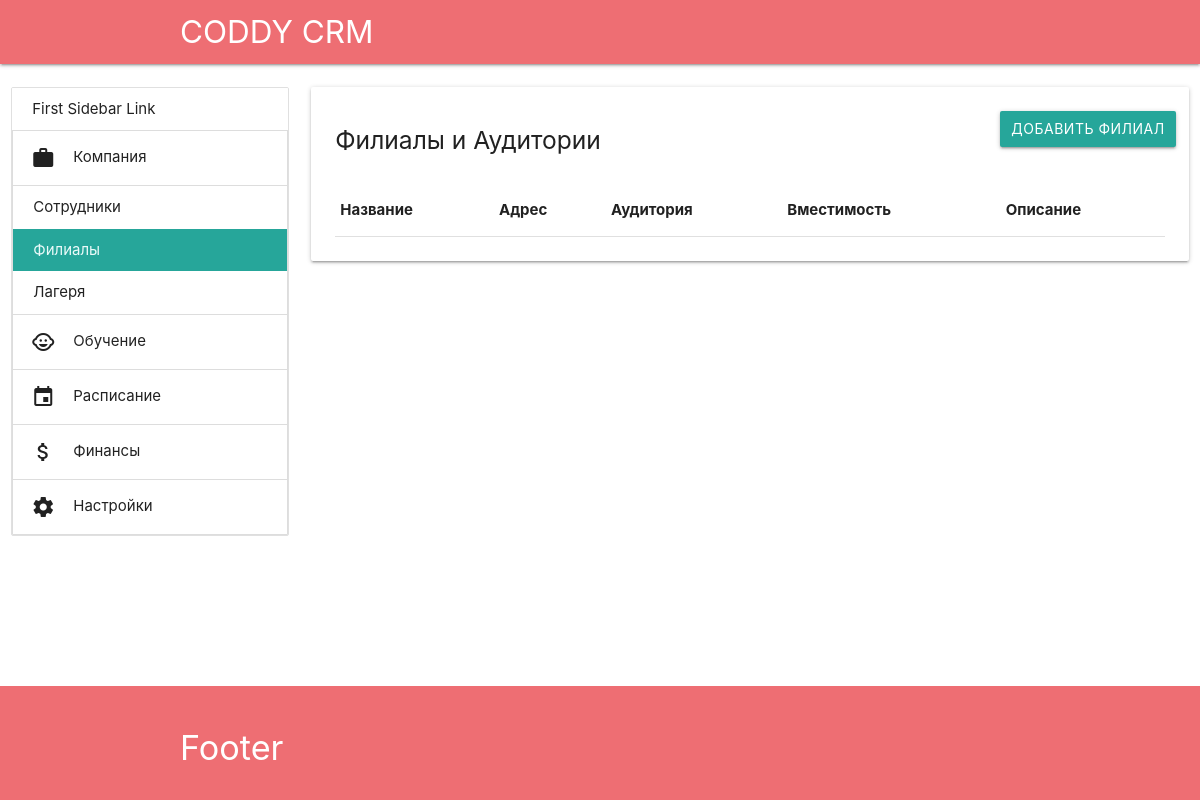
Page /company/schools/ (signed in) on the earlier database version.
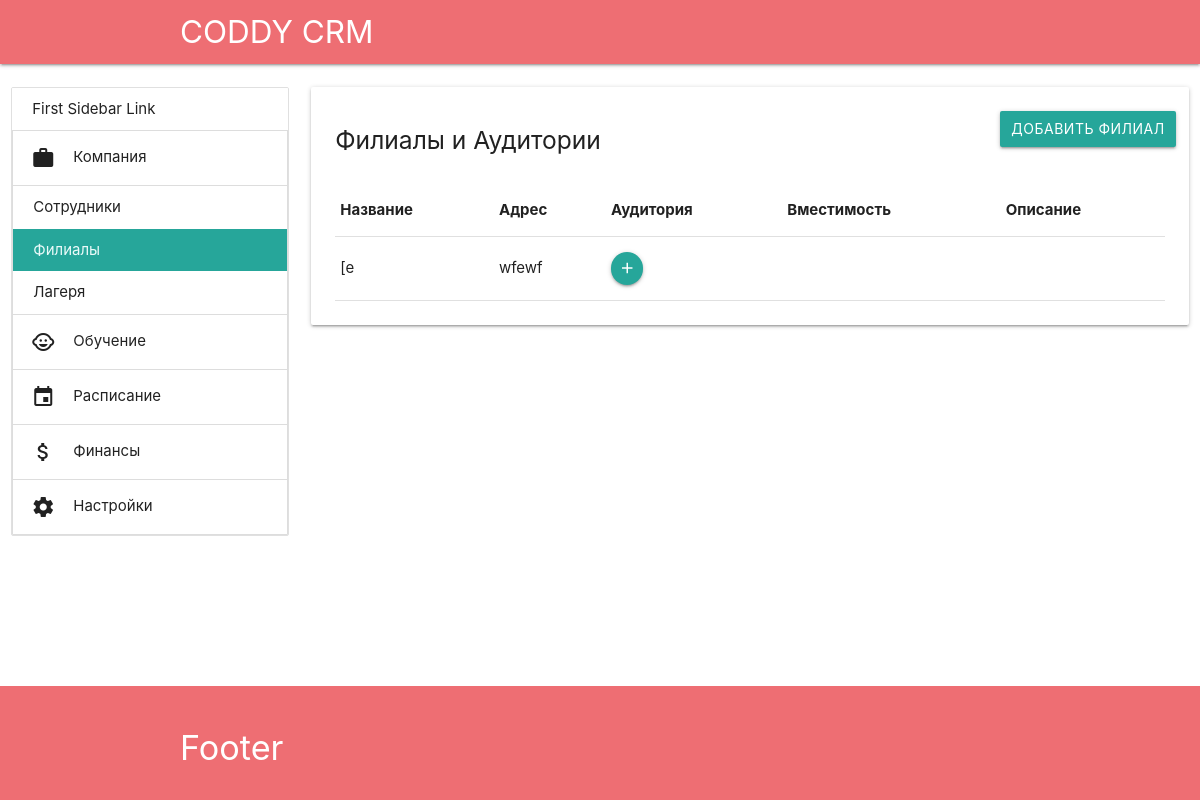
Same page on the later database version.
### app/models.py (models this page shows)
class School(models.Model):
    name = models.CharField(max_length=50)
    address = models.CharField(max_length=250, blank=True)

### app/views.py (the view)
# urls.py: path('company/schools/', views.company_schools, name='company_schools'),
@login_required
def company_schools(request):
    schools = School.objects.all()
    return render(request, 'app/company_schools.html',
                  {'schools': schools})

### app/templatetags/app_tags.py (called while the page is built)
@register.simple_tag(takes_context=True)
def active(context, url):
    cur_url = resolve(context['request'].path).url_name
    if cur_url.startswith(url):
        return 'active'
    return ''

### app/templates/app/company_schools.html (shortened to what this page needs)
{% extends "app/main.html" %}
{% block content %}
    <div class="col s12 l9">
        <div class="card">
            <div class="card-content">
                <div class="row">
                    <a class="col btn right" href="{% url 'company_schools_add' %}">Добавить филиал</a>
                    <h5 class="col">Филиалы и Аудитории</h5>
                </div>
                <table class="responsive-table">
                    <thead>
                        <tr>
                            <th>Название</th>
                            <th>Адрес</th>
                            <th>Аудитория</th>
                            <th>Вместимость</th>
                            <th>Описание</th>
                        </tr>
                    </thead>
                    <tbody>
                    {% for school in schools %}
                        <tr>
                            <td>
                                {{ school.name }}
                            </td>
                            <td>
                                {{ school.address }}
                            </td>
                            <td>
                                <a class="btn-floating btn-small waves-effect waves-light"
                                    href="{% url 'company_schools_add_room' school.id %}">
                                    <i class="material-icons">add</i>
                                </a>
                            </td>
                            <td></td>
                            <td></td>
                        </tr>
                    {% endfor %}
                    </tbody>
                </table>
            </div>
        </div>
    </div>
{% endblock content %}

### app/templates/app/main.html (shortened to what this page needs)
{% extends "app/base.html" %}
{% load static %}
{% block header %}
<nav>
    <div class="nav-wrapper container">
        <a href="{% url 'index' %}" class="brand-logo">
            CODDY CRM
        </a>
    </div>
</nav>
{% endblock header %}
{% block main %}
<div class="section">
    <div class="row">
        <div class="col l3 hide-on-med-and-down side-menu">
            <ul class="collection">
                {% include 'app/side_menu.html' %}
            </ul>
        </div>
        {% block content %}{% endblock content %}
    </div>
</div>
{% endblock main %}

### app/templates/app/base.html (shortened to what this page needs)
{% load static %}
<!DOCTYPE html>
<html lang="ru">
<head>
    <link rel="stylesheet" href="https://cdnjs.cloudflare.com/ajax/libs/materialize/1.0.0/css/materialize.min.css">
    <link rel="stylesheet" type="text/css" href="{% static 'app/main.css' %}">
</head>
<body>
    <header>
        {% block header %}{% endblock header %}
    </header>
    <main>
        {% block main %}
        {% endblock main %}
    </main>
    <footer class="page-footer">
        <div class="container">
            <div class="row">
                <h4>Footer</h4>
            </div>
        </div>
    </footer>
</body>
</html>

### app/templates/app/side_menu.html (shortened to what this page needs)
{% load app_tags %}
    <li><a class="collection-item" href="#">First Sidebar Link</a></li>
    <ul class="collapsible collapsible-accordion">
        <li class="{% active 'company' %}">
            <div class="collapsible-header"><i class="material-icons">work</i>Компания</div>
            <div class="collapsible-body no-padding">
                <ul>
                    <li><a class="collection-item {% active 'company_members' %}" href="{% url 'company_members' %}">Сотрудники</a></li>
                </ul>
                <ul>
                    <li><a class="collection-item {% active 'company_schools' %}" href="{% url 'company_schools' %}">Филиалы</a></li>
                </ul>
                <ul>
                    <li><a class="collection-item {% active 'company_camps' %}" href="{% url 'company_camps' %}">Лагеря</a></li>
                </ul>
            </div>
        </li>
        <li class="{% active 'learning' %}">
            <div class="collapsible-header"><i class="material-icons">child_care</i>Обучение</div>
        </li>
        <li>
            <div class="collapsible-header"><i class="material-icons">insert_invitation</i>Расписание</div>
        </li>
        <li>
            <div class="collapsible-header"><i class="material-icons">attach_money</i>Финансы</div>
        </li>
        <li class="{% active 'settings' %}">
            <div class="collapsible-header"><i class="material-icons">settings</i>Настройки</div>
        </li>
    </ul>

### app/static/app/main.css (style rules this page uses)
* { margin: 0; padding: 0; }
body { display: flex; min-height: 100vh; flex-direction: column; }
.side-menu .collapsible { margin: 0; box-shadow: none; }
.side-menu a.collection-item { color: inherit; }
main { flex: 1 0 auto; }

Differences in the rows shown:
added School: name "[e", address "wfewf"
